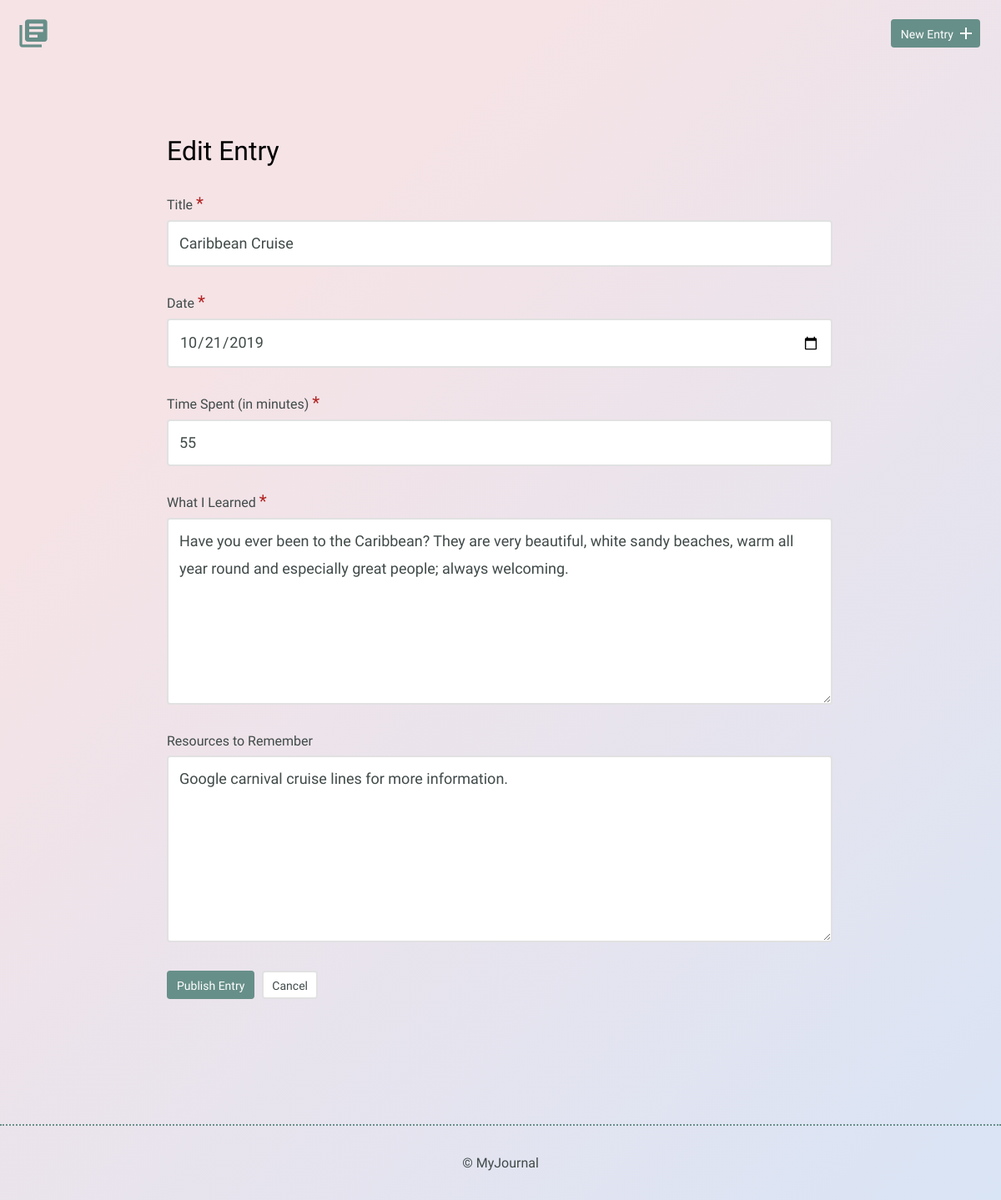
/edit.php?id=9, run on an earlier commit of the app's database.
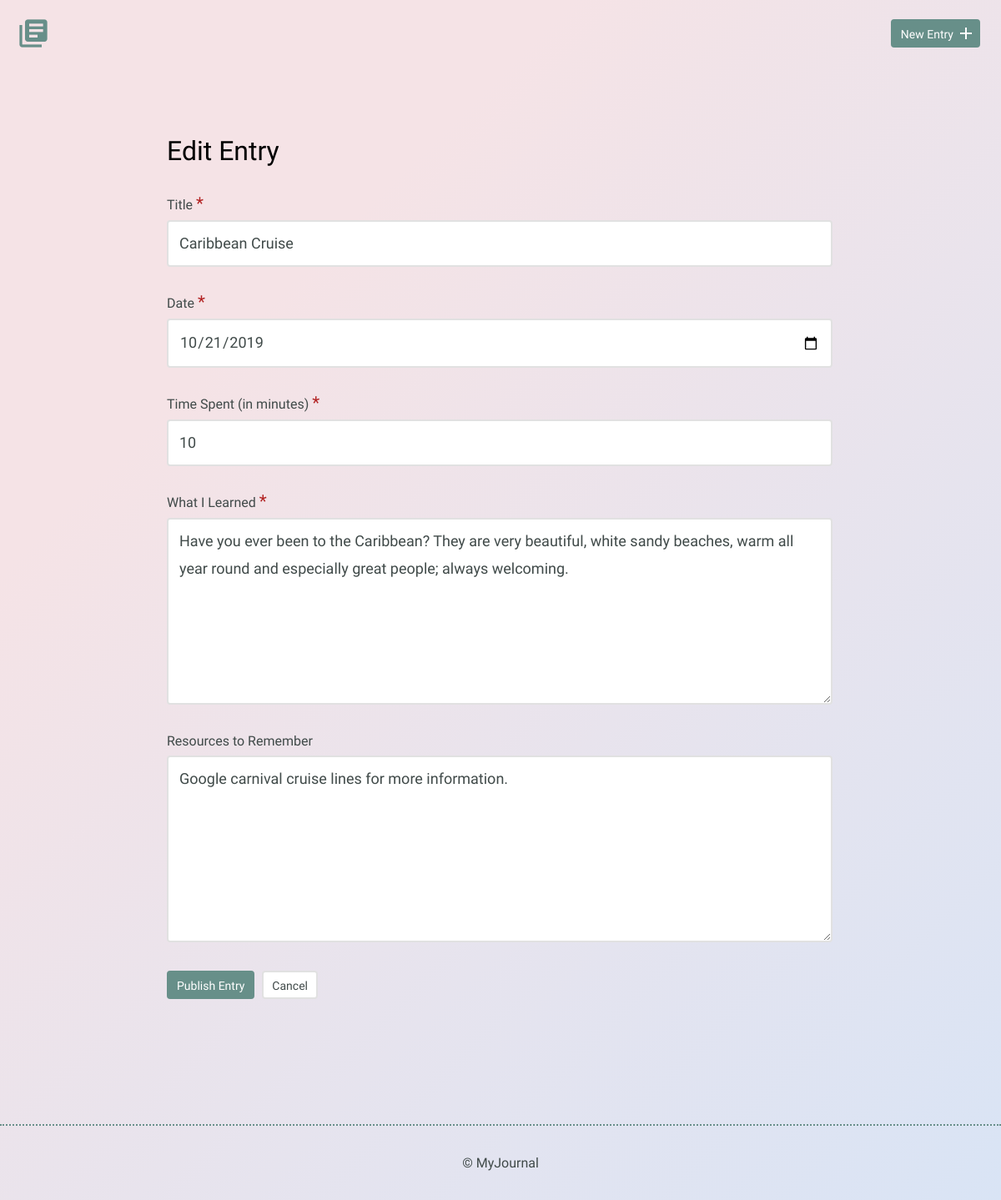
And on a later commit of the database.
### tables this page shows
CREATE TABLE "entries" (
	"id"	INTEGER,
	"title"	TEXT,
	"date"	TEXT,
	"time_spent"	INTEGER,
	"learned"	BLOB,
	"resources"	BLOB,
	PRIMARY KEY("id")
);

### inc/functions.php (called while the page is built, shortened)
<?php
function get_single_entry($id) {
	include 'inc/dbconnection.php';
	$get_entry = "SELECT id, title, date, time_spent, learned, resources
								FROM entries
								WHERE id = ?";
	if (isset($_GET['id'])) {
		try {
			$results = $db->prepare($get_entry);
			$results->bindValue(1, $id, PDO::PARAM_INT);
			$results->execute();
		} catch (Connection $e) {
				$e->getMessage();
				return array();
		}
	}
	return $results->fetch(PDO::FETCH_ASSOC);
}

### edit.php (the view, shortened to what this page needs)
<?php
	include 'inc/head.php';
	include 'inc/functions.php';
?>
<body>
  <header>
		<div class="container">
			<div class="site-header">
				<a class="logo" href="index.php"><i class="material-icons">library_books</i></a>
				<a class="button icon-right" href="new.php"><span>New Entry</span> <i class="material-icons">add</i></a>
			</div>
		</div>
	</header>
	<section>
		<div class="container">
			<div class="edit-entry">
				<h2>Edit Entry</h2>
					<?php
						if (isset($_GET['id'])) {
							$edit_entry = get_single_entry($_GET['id']);
						}
						?>
						<form method="POST" action="">
							<label for="title"> Title <span id="star">*</span></label>
							<input id="title" type="text" name="title" value="<?php echo $edit_entry['title']; ?> "><br>
							<label for="date">Date <span id="star">*</span></label>
							<input id="date" type="date" name="date" value="<?php echo $edit_entry['date']; ?>"><br>
							<label for="time-spent"> Time Spent (in minutes) <span id="star">*</span></label>
							<input id="time-spent" type="text" name="timeSpent" value="<?php echo $edit_entry['time_spent']; ?>"><br>
							<label for="what-i-learned">What I Learned <span id="star">*</span></label>
							<textarea id="what-i-learned" rows="5" name="whatILearned"><?php echo $edit_entry['learned']; ?></textarea>
							<label for="resources-to-remember">Resources to Remember</label>
							<textarea id="resources-to-remember" rows="5" name="ResourcesToRemember"><?php echo $edit_entry['resources']; ?></textarea>
							<input type="submit" value="Publish Entry" name="saveEdit" class="button">
							<input type="submit" value="Cancel" name="cancelEdit" class="button button-secondary">
						</form>
				</div>
		</div>
</section>
<?php include 'inc/footer.php'; ?>

What changed in the data, as far as the page shows it:
changed entries "Caribbean Cruise": timeSpent "55" → "10"
